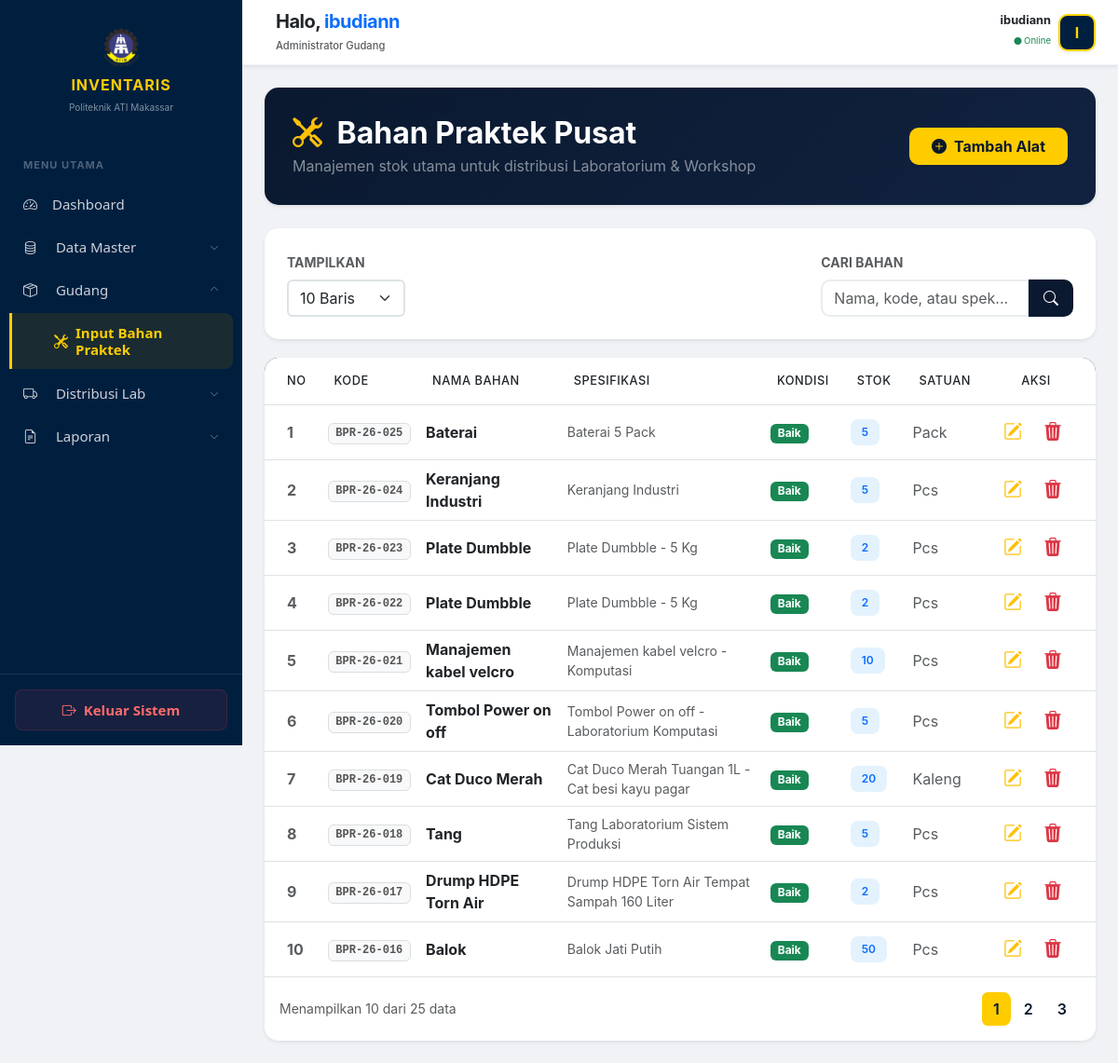
The page /modules/gudang/bahan-praktek.php (signed in) on the database its author committed.
### tables this page shows
CREATE TABLE `bahan_praktek` (
  `id_praktek` int NOT NULL,
  `kode_bahan` varchar(20) DEFAULT NULL,
  `nama_bahan` varchar(100) DEFAULT NULL,
  `spesifikasi` text,
  `id_jurusan` int DEFAULT NULL,
  `id_lab` int DEFAULT NULL,
  `stok` int DEFAULT NULL,
  `kondisi` enum('Baik','Kurang Baik','Rusak') DEFAULT 'Baik',
  `satuan` varchar(50) DEFAULT NULL,
  `tgl_masuk` date DEFAULT NULL
);

### modules/gudang/bahan-praktek.php (the view, shortened to what this page needs)
<?php
include "../../config/auth.php";
$limit = isset($_GET['limit']) ? (int)$_GET['limit'] : 10;
$page = isset($_GET['halaman']) ? (int)$_GET['halaman'] : 1;
$offset = ($page - 1) * $limit;
$search = isset($_GET['search']) ? mysqli_real_escape_string($conn, $_GET['search']) : '';
$whereClause = $search != '' ? "WHERE nama_bahan LIKE '%$search%' OR kode_bahan LIKE '%$search%' OR spesifikasi LIKE '%$search%'" : "";
$total_data_query = mysqli_query($conn, "SELECT COUNT(*) as total FROM bahan_praktek $whereClause");
$total_data = mysqli_fetch_assoc($total_data_query)['total'];
$total_pages = ceil($total_data / $limit);
$query = "SELECT * FROM bahan_praktek $whereClause ORDER BY id_praktek DESC LIMIT $offset, $limit";
$res = mysqli_query($conn, $query);
?>
<!DOCTYPE html>
<html lang="id">
<head>
    <link href="https://cdn.jsdelivr.net/npm/bootstrap@5.3.0/dist/css/bootstrap.min.css" rel="stylesheet">
    <link rel="stylesheet" href="https://cdn.jsdelivr.net/npm/bootstrap-icons@1.11.1/font/bootstrap-icons.css">
</head>
<body>
<div class="d-flex">
    <?php include "../../includes/sidebar.php"; ?>
    <div class="main-content w-100">
        <?php include "../../includes/header.php"; ?>
        <main class="p-3 p-md-4" style="margin-top: 70px;">
            <div class="header-card d-flex justify-content-between align-items-center shadow-sm">
                <div>
                    <h2 class="fw-bold mb-1"><i class="bi bi-tools text-warning me-2"></i> Bahan Praktek Pusat</h2>
                    <p class="mb-0 text-white-50">Manajemen stok utama untuk distribusi Laboratorium & Workshop</p>
                </div>
                <button class="btn btn-gold px-4 py-2" data-bs-toggle="modal" data-bs-target="#modalTambah">
                    <i class="bi bi-plus-circle-fill me-2"></i>Tambah Alat
                </button>
            </div>
            <div class="card filter-card shadow-sm">
                <div class="card-body p-4">
                    <form method="GET" class="row g-3 align-items-end">
                        <div class="col-md-2">
                            <label class="form-label small fw-bold text-muted">TAMPILKAN</label>
                            <select name="limit" class="form-select border-2" onchange="this.form.submit()">
                                <option value="10" <?= $limit == 10 ? 'selected' : ''; ?>>10 Baris</option>
                            </select>
                        </div>
                        <div class="col-md-4">
                            <label class="form-label small fw-bold text-muted">CARI BAHAN</label>
                            <div class="input-group">
                                <input type="text" name="search" class="form-control border-2 search-box" placeholder="Nama, kode, atau spek..." value="<?= htmlspecialchars($search); ?>">
                                <button class="btn search-btn px-3" type="submit"><i class="bi bi-search"></i></button>
                            </div>
                        </div>
                    </form>
                </div>
            </div>
            <div class="card table-container shadow-sm">
                <div class="card-body p-0">
                    <div class="table-responsive">
                        <table class="table table-hover align-middle mb-0">
                            <thead>
                                <tr>
                                    <th class="ps-4">No</th>
                                    <th>Kode</th>
                                    <th>Nama Bahan</th>
                                    <th>Spesifikasi</th>
                                    <th>Kondisi</th>
                                    <th>Stok</th>
                                    <th>Satuan</th>
                                    <th class="text-center pe-4">Aksi</th>
                                </tr>
                            </thead>
                            <tbody>
                                <?php
                                $no = $offset + 1;
                                if(mysqli_num_rows($res) > 0):
                                    while($row = mysqli_fetch_assoc($res)):
                                        ob_start(); ?>
                                <tr>
                                    <td class="ps-4 text-muted fw-bold"><?= $no++; ?></td>
                                    <td><span class="badge badge-kode"><?= $row['kode_bahan']; ?></span></td>
                                    <td class="fw-bold text-dark"><?= $row['nama_bahan']; ?></td>
                                    <td class="text-muted small"><?= !empty($row['spesifikasi']) ? $row['spesifikasi'] : '-'; ?></td>
                                    <td>
                                        <?php
                                        $cls = 'bg-success';
                                        ?>
                                        <span class="badge <?= $cls; ?>"><?= $row['kondisi']; ?></span>
                                    </td>
                                    <td><span class="badge badge-stok"><?= $row['stok']; ?></span></td>
                                    <td class="text-muted"><?= $row['satuan']; ?></td>
                                    <td class="text-center pe-4">
                                        <div class="btn-group">
                                            <button class="btn btn-outline-warning border-0" data-bs-toggle="modal" data-bs-target="#modalEdit<?= $row['id_praktek']; ?>">
                                                <i class="bi bi-pencil-square fs-5"></i>
                                            </button>
                                            <button class="btn btn-outline-danger border-0" onclick="confirmDelete('<?= $row['id_praktek']; ?>')">
                                                <i class="bi bi-trash3-fill fs-5"></i>
                                            </button>
                                        </div>
                                    </td>
                                </tr>
                                <?php endwhile; else: ?>
                                <tr><td colspan="8" class="text-center py-5 text-muted">Data tidak ditemukan.</td></tr>
                                <?php endif; ?>
                            </tbody>
                        </table>
                    </div>
                </div>
                <div class="card-footer bg-white border-0 py-3">
                    <nav class="d-flex justify-content-between align-items-center">
                        <p class="text-muted small mb-0">Menampilkan <?= mysqli_num_rows($res); ?> dari <?= $total_data; ?> data</p>
                        <ul class="pagination mb-0">
                            <?php for($i=1; $i<=$total_pages; $i++): ?>
                            <li class="page-item <?= ($page == $i) ? 'active' : ''; ?>">
                                <a class="page-link" href="?halaman=<?= $i; ?>&limit=<?= $limit; ?>&search=<?= $search; ?>"><?= $i; ?></a>
                            </li>
                            <?php endfor; ?>
                        </ul>
                    </nav>
                </div>
            </div>
        </main>
    </div>
</div>
</body>
</html>

### modules/gudang/bahan-praktek.php (style rules this page uses)
:root { --navy: #0a192f; --navy-light: #112240; --gold: #ffcc00; }
body { background-color: #f0f2f5; font-family: 'Inter', sans-serif; }
.header-card { background: linear-gradient(135deg, var(--navy) 0%, var(--navy-light) 100%); color: white; border-radius: 15px; padding: 30px; margin-bottom: 25px; box-shadow: 0 10px 20px rgba(0,0,0,0.1); }
.filter-card { border-radius: 15px; border: none; margin-bottom: 20px; }
.search-box { border-radius: 10px 0 0 10px; border: 2px solid #e9ecef; }
.search-btn { border-radius: 0 10px 10px 0; background-color: var(--navy); color: white; border: none; }
.table-container { border-radius: 15px; overflow: hidden; background: white; border: none; }
.table thead { background-color: var(--navy); color: white; }
.table thead th { padding: 15px; font-weight: 500; text-transform: uppercase; font-size: 0.8rem; letter-spacing: 0.5px; }
.badge-stok { background-color: #e3f2fd; color: #0d6efd; font-weight: 600; padding: 8px 12px; border-radius: 8px; }
.badge-kode { background-color: #f8f9fa; color: #555; border: 1px solid #ddd; font-family: monospace; }
.pagination .page-link { color: var(--navy); border: none; margin: 0 3px; border-radius: 8px; font-weight: 600; }
.pagination .page-item.active .page-link { background-color: var(--gold); color: var(--navy); }
.btn-gold { background-color: var(--gold); color: var(--navy); font-weight: 700; border: none; border-radius: 10px; transition: 0.3s; }

### includes/sidebar.php (style rules this page uses)
:root { --sidebar-width: 260px; --navy-dark: #001f3f; --gold-poly: #ffcc00; --hover-bg: rgba(255, 204, 0, 0.15); --font-fixed: 15px !important; }
@media (min-width: 992px) { .main-content { margin-left: var(--sidebar-width) !important; } }

### rows shown on the page
bahan_praktek: kode_bahan "BPR-26-025", nama_bahan "Baterai", spesifikasi "Baterai 5 Pack", kondisi "Baik", stok "5", satuan "Pack"
bahan_praktek: kode_bahan "BPR-26-024", nama_bahan "Keranjang Industri", spesifikasi "Keranjang Industri", kondisi "Baik", stok "5", satuan "Pcs"
bahan_praktek: kode_bahan "BPR-26-023", nama_bahan "Plate Dumbble", spesifikasi "Plate Dumbble - 5 Kg", kondisi "Baik", stok "2", satuan "Pcs"
bahan_praktek: kode_bahan "BPR-26-022", nama_bahan "Plate Dumbble", spesifikasi "Plate Dumbble - 5 Kg", kondisi "Baik", stok "2", satuan "Pcs"
bahan_praktek: kode_bahan "BPR-26-021", nama_bahan "Manajemen kabel velcro", spesifikasi "Manajemen kabel velcro - Komputasi", kondisi "Baik", stok "10", satuan "Pcs"
bahan_praktek: kode_bahan "BPR-26-020", nama_bahan "Tombol Power on off", spesifikasi "Tombol Power on off - Laboratorium Komputasi", kondisi "Baik", stok "5", satuan "Pcs"
bahan_praktek: kode_bahan "BPR-26-019", nama_bahan "Cat Duco Merah", spesifikasi "Cat Duco Merah Tuangan 1L - Cat besi kayu pagar", kondisi "Baik", stok "20", satuan "Kaleng"
bahan_praktek: kode_bahan "BPR-26-018", nama_bahan "Tang", spesifikasi "Tang Laboratorium Sistem Produksi", kondisi "Baik", stok "5", satuan "Pcs"
bahan_praktek: kode_bahan "BPR-26-017", nama_bahan "Drump HDPE Torn Air", spesifikasi "Drump HDPE Torn Air Tempat Sampah 160 Liter", kondisi "Baik", stok "2", satuan "Pcs"
bahan_praktek: kode_bahan "BPR-26-016", nama_bahan "Balok", spesifikasi "Balok Jati Putih", kondisi "Baik", stok "50", satuan "Pcs"

### other values the page prints
explode(' ', trim($nama_user))[0] "ibudiann"
$label_welcome "Administrator Gudang"
$nama_user "ibudiann"
substr($nama_user, 0, 1) "I"
mysqli_num_rows($res) "10"
$total_data "25"
